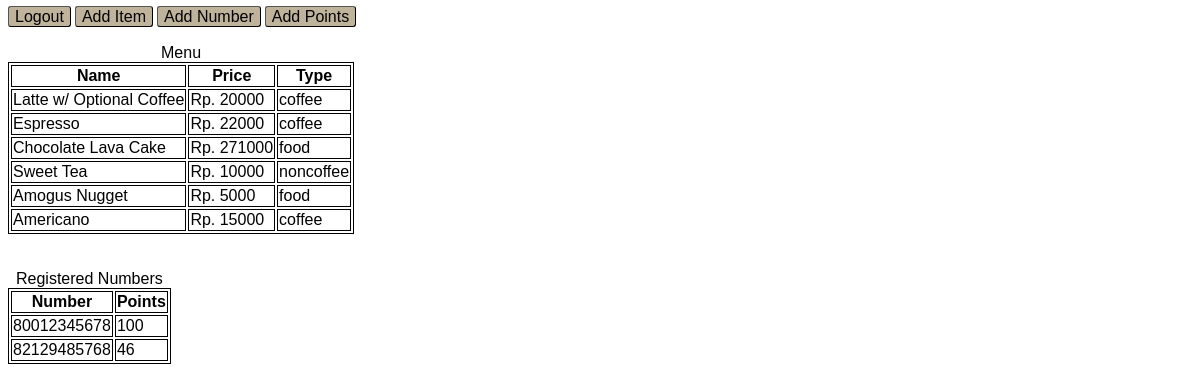
The app's page /admin/view_data.php (signed in) with its own data.
### tables this page shows
CREATE TABLE `menu` (
  `name` varchar(255) NOT NULL,
  `price` varchar(255) NOT NULL,
  `type` varchar(255) NOT NULL,
  `img` varchar(256) NOT NULL DEFAULT 'https://untirta.ac.id/wp-content/uploads/2023/09/placeholder-16.png',
  `score` int(32) NOT NULL DEFAULT 0
);

CREATE TABLE `points` (
  `phone` varchar(13) NOT NULL,
  `pts` varchar(13) NOT NULL DEFAULT '0'
);

### admin/view_data.php (the view, shortened to what this page needs)
<!DOCTYPE html>
<head>
    <link rel="stylesheet" href="adminshared.css">
</head>
<body>
    <header>
        <a href="logout.php" class="button">Logout</a>
        <a href="add_menu.php" class="button">Add Item</a>
        <a href="add_phone.php" class="button">Add Number</a>
        <a href="add_points.php" class="button">Add Points</a>
    </header>
<?php
require_once('config.php');
$sql = "SELECT * FROM menu";
$result = mysqli_query($conn, $sql);
echo '<br>
<table>
    <caption>Menu</caption>
    <tr>
        <th>Name</th>
        <th>Price</th>
        <th>Type</th>
    </tr>';
if (mysqli_num_rows($result) > 0) {
    while($row = mysqli_fetch_assoc($result)) {
      echo '
      <tr>
          <td>'.$row['name'].'</td>
          <td>Rp. '.$row['price'].'</td>
          <td>'.$row['type'].'</td>
      </tr>';
    }
  } else {
    echo 'No menu data';
  }
  $sql2 = "SELECT * FROM points";
  $result2 = mysqli_query($conn, $sql2);
  echo '
  <table>
  <br><br>
  <caption>Registered Numbers</caption>
      <tr>
          <th>Number</th>
          <th>Points</th>
      </tr>';
  if (mysqli_num_rows($result2) > 0) {
      while($row2 = mysqli_fetch_assoc($result2)) {
        echo '
        <tr>
            <td>'.$row2['phone'].'</td>
            <td>'.$row2['pts'].'</td>
        </tr>';
      }
    } else {
      echo 'No phone data';
    }
?>

### admin/adminshared.css (style rules this page uses)
a.button { padding: 1px 6px; border: 1px outset buttonborder; font-family: 'Gill Sans', 'Gill Sans MT', Calibri, 'Trebuchet MS', sans-serif; border-radius: 3px; color: black; background-color: #bfb39b; text-decoration: none; }
table, th, td { font-family:'Gill Sans', 'Gill Sans MT', Calibri, 'Trebuchet MS', sans-serif; border: 1px solid; }

### records on screen
menu: name "Latte w/ Optional Coffee", price "20000", type "coffee"
menu: name "Espresso", price "22000", type "coffee"
menu: name "Chocolate Lava Cake", price "271000", type "food"
menu: name "Sweet Tea", price "10000", type "noncoffee"
menu: name "Amogus Nugget", price "5000", type "food"
menu: name "Americano", price "15000", type "coffee"
points: phone "80012345678", pts "100"
points: phone "82129485768", pts "46"
